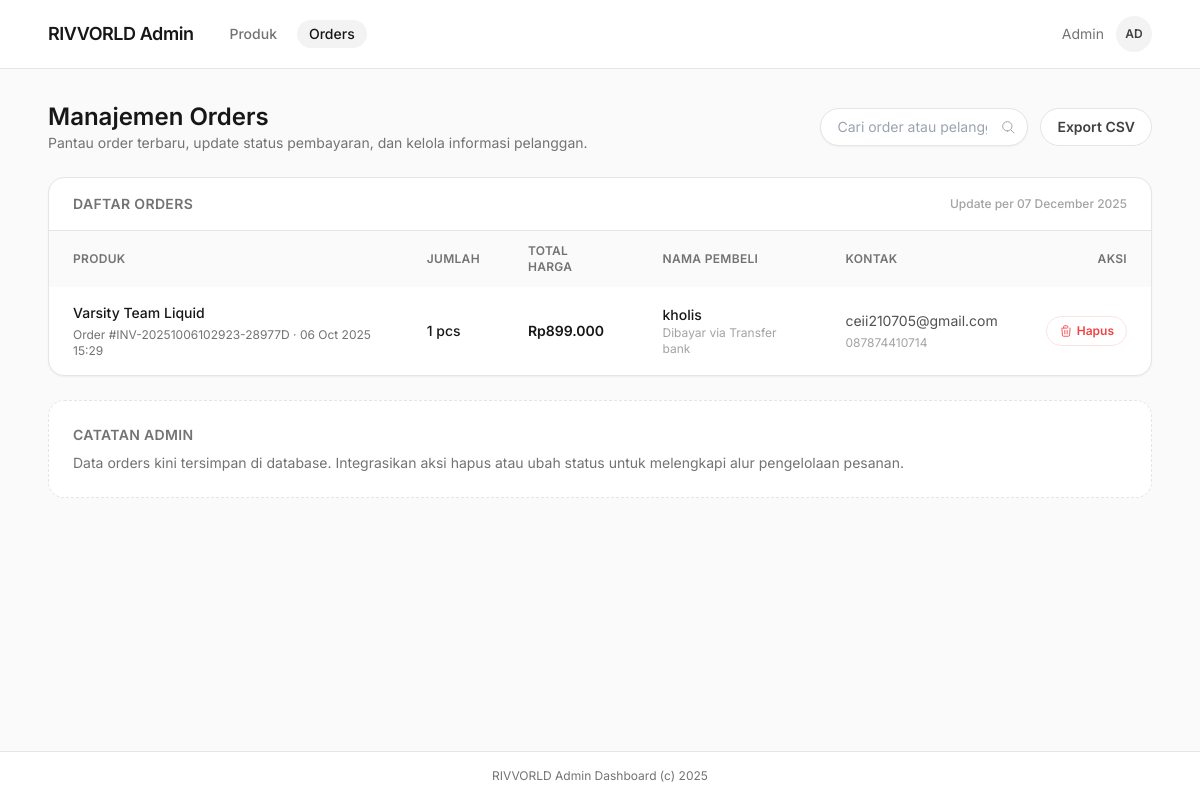
Page /Rivvorld/admin/orders.php on the committed database.
### tables this page shows
CREATE TABLE `orders` (
  `id_order` int(11) NOT NULL,
  `invoice_code` varchar(100) NOT NULL,
  `id_produk` int(11) NOT NULL,
  `nama_produk` varchar(150) NOT NULL,
  `deskripsi_produk` text DEFAULT NULL,
  `gambar_produk` varchar(255) DEFAULT NULL,
  `jumlah` int(11) NOT NULL,
  `harga_satuan` decimal(10,2) NOT NULL,
  `total_harga` decimal(10,2) NOT NULL,
  `nama_pembeli` varchar(150) NOT NULL,
  `email_pembeli` varchar(150) DEFAULT NULL,
  `nomor_telepon` varchar(50) DEFAULT NULL,
  `metode_pembayaran` varchar(50) NOT NULL,
  `created_at` datetime DEFAULT current_timestamp()
);

CREATE TABLE `produk` (
  `id_produk` int(11) NOT NULL,
  `nama_produk` varchar(100) NOT NULL,
  `deskripsi` text DEFAULT NULL,
  `harga_produk` decimal(10,2) NOT NULL,
  `gambar_produk` varchar(255) DEFAULT NULL,
  `created_at` datetime DEFAULT current_timestamp()
);

### Rivvorld/admin/orders.php (the view, shortened to what this page needs)
<?php
include '../database/db.php';
function e($value)
{
  return htmlspecialchars($value ?? '', ENT_QUOTES, 'UTF-8');
}
function formatRupiah($value)
{
  return 'Rp' . number_format((float) $value, 0, ',', '.');
}
function paymentLabel($value)
{
  $labels = [
    'bank' => 'Transfer bank',
    'ewallet' => 'E-wallet',
    'cod' => 'Bayar di tempat (COD)',
  ];
  return $labels[$value] ?? ucfirst($value);
}
$orders = [];
$sql = 'SELECT o.*, p.nama_produk AS produk_terkini FROM orders o LEFT JOIN produk p ON p.id_produk = o.id_produk ORDER BY o.created_at DESC';
$result = $conn->query($sql);
if ($result) {
  while ($row = $result->fetch_assoc()) {
    $orders[] = $row;
  }
}
?>
<!DOCTYPE html>
<html lang="en">
  <head>
    <script src="https://cdn.tailwindcss.com"></script>
  </head>
  <body class="bg-neutral-50 font-sans text-neutral-900 antialiased">
    <div class="flex min-h-screen flex-col">
      <header class="border-b border-neutral-200 bg-white/95 backdrop-blur">
        <div class="mx-auto flex w-full max-w-6xl items-center justify-between px-6 py-4">
          <div class="flex items-center gap-6">
            <a href="../index.php" class="text-lg font-semibold tracking-tight text-neutral-900">
              RIVVORLD Admin
            </a>
            <nav class="hidden gap-2 text-sm text-neutral-500 sm:flex">
              <a
                href="index.php"
                class="rounded-full px-3 py-1 font-medium text-neutral-500 transition hover:text-neutral-900"
              >
                Produk
              </a>
              <span class="rounded-full bg-neutral-900/5 px-3 py-1 font-medium text-neutral-900">
                Orders
              </span>
            </nav>
          </div>
          <div class="flex items-center gap-3 text-sm">
            <span class="hidden text-neutral-500 sm:inline">Admin</span>
            <div class="flex h-9 w-9 items-center justify-center rounded-full bg-neutral-900/5 text-xs font-semibold text-neutral-700">
              AD
            </div>
          </div>
        </div>
      </header>
      <main class="mx-auto flex w-full max-w-6xl flex-1 flex-col gap-6 px-6 py-8">
        <section class="flex flex-wrap items-center justify-between gap-4">
          <div>
            <h1 class="text-2xl font-semibold text-neutral-900">Manajemen Orders</h1>
            <p class="text-sm text-neutral-500">Pantau order terbaru, update status pembayaran, dan kelola informasi pelanggan.</p>
          </div>
          <div class="flex flex-wrap items-center gap-3">
            <label class="relative flex items-center">
              <input
                type="text"
                id="order-search"
                placeholder="Cari order atau pelanggan..."
                class="w-52 rounded-full border border-neutral-200 bg-white px-4 py-2 pr-10 text-sm text-neutral-700 shadow-sm transition focus:border-neutral-900 focus:outline-none"
              />
              <svg xmlns="http://www.w3.org/2000/svg" class="absolute right-3 h-4 w-4 text-neutral-400" fill="none" viewBox="0 0 24 24" stroke="currentColor">
                <path stroke-linecap="round" stroke-linejoin="round" stroke-width="1.5" d="M21 21l-4.35-4.35M11 18a7 7 0 100-14 7 7 0 000 14z" />
              </svg>
            </label>
            <button
              type="button"
              class="inline-flex items-center gap-2 rounded-full border border-neutral-200 bg-white px-4 py-2 text-sm font-semibold text-neutral-700 transition hover:border-neutral-900 hover:text-neutral-900"
            >
              Export CSV
            </button>
          </div>
        </section>
        <section class="overflow-hidden rounded-2xl border border-neutral-200 bg-white shadow-sm">
          <div class="flex items-center justify-between border-b border-neutral-200 px-6 py-4">
            <h2 class="text-sm font-semibold uppercase tracking-wide text-neutral-500">Daftar orders</h2>
            <span class="text-xs font-medium text-neutral-400">Update per <?= e(date('d F Y')) ?></span>
          </div>
          <div class="overflow-x-auto">
            <table class="min-w-full text-left text-sm text-neutral-700">
              <thead class="bg-neutral-50 text-xs uppercase tracking-wide text-neutral-500">
                <tr>
                  <th scope="col" class="px-6 py-3 font-semibold">Produk</th>
                  <th scope="col" class="px-6 py-3 font-semibold">Jumlah</th>
                  <th scope="col" class="px-6 py-3 font-semibold">Total Harga</th>
                  <th scope="col" class="px-6 py-3 font-semibold">Nama Pembeli</th>
                  <th scope="col" class="px-6 py-3 font-semibold">Kontak</th>
                  <th scope="col" class="px-6 py-3 font-semibold text-right">Aksi</th>
                </tr>
              </thead>
              <tbody id="order-table" class="divide-y divide-neutral-100">
                <?php if (count($orders) === 0) : ?>
                  <tr>
                    <td colspan="6" class="px-6 py-8 text-center text-sm text-neutral-500">Belum ada pesanan yang tercatat.</td>
                  </tr>
                <?php else : ?>
                  <?php foreach ($orders as $order) : ?>
                    <?php
                      $invoice = $order['invoice_code'];
                      $productName = $order['produk_terkini'] ?: $order['nama_produk'];
                      $quantity = max(1, (int) $order['jumlah']);
                      $total = formatRupiah($order['total_harga']);
                      $buyer = $order['nama_pembeli'];
                      $paymentText = paymentLabel($order['metode_pembayaran']);
                      $email = trim($order['email_pembeli'] ?? '');
                      $phone = trim($order['nomor_telepon'] ?? '');
                      $created = $order['created_at'] ? date('d M Y H:i', strtotime($order['created_at'])) : '';
                    ?>
                    <tr class="transition hover:bg-neutral-50">
                      <td class="px-6 py-4">
                        <div class="flex flex-col gap-1">
                          <span class="font-medium text-neutral-900"><?= e($productName) ?></span>
                          <span class="text-xs text-neutral-500">Order #<?= e($invoice) ?><?= $created ? ' · ' . e($created) : '' ?></span>
                        </div>
                      </td>
                      <td class="px-6 py-4 font-medium text-neutral-900"><?= e($quantity) ?> pcs</td>
                      <td class="px-6 py-4 font-semibold text-neutral-900"><?= e($total) ?></td>
                      <td class="px-6 py-4">
                        <div class="flex flex-col">
                          <span class="font-medium text-neutral-900"><?= e($buyer) ?></span>
                          <span class="text-xs text-neutral-400">Dibayar via <?= e($paymentText) ?></span>
                        </div>
                      </td>
                      <td class="px-6 py-4 text-neutral-600">
                        <div class="flex flex-col gap-1 text-sm">
                          <?php if ($email !== '') : ?>
                            <a href="mailto:<?= e($email) ?>" class="hover:text-neutral-900"><?= e($email) ?></a>
                          <?php endif; ?>
                          <?php if ($phone !== '') : ?>
                            <a href="tel:<?= e($phone) ?>" class="text-xs text-neutral-400 hover:text-neutral-700"><?= e($phone) ?></a>
                          <?php endif; ?>
                        </div>
                      </td>
                      <td class="px-6 py-4">
                        <div class="flex justify-end">
                          <form
                            action="orders.php"
                            method="POST"
                            class="inline"
                            onsubmit="return confirm('Yakin ingin menghapus pesanan ini?');"
                          >
                            <button
                              type="submit"
                              class="inline-flex items-center gap-1 rounded-full border border-red-100 px-3 py-1.5 text-xs font-semibold text-red-500 transition hover:border-red-500 hover:bg-red-50"
                            >
                              Hapus
                            </button>
                          </form>
                        </div>
                      </td>
                    </tr>
                  <?php endforeach; ?>
                <?php endif; ?>
              </tbody>
            </table>
          </div>
        </section>
        <section class="grid gap-4 rounded-2xl border border-dashed border-neutral-200 bg-white p-6 text-sm text-neutral-500">
          <div class="flex flex-col gap-2">
            <h2 class="text-sm font-semibold uppercase tracking-wide text-neutral-500">Catatan admin</h2>
            <p>
              Data orders kini tersimpan di database. Integrasikan aksi hapus atau ubah status untuk melengkapi alur pengelolaan pesanan.
            </p>
          </div>
        </section>
      </main>
      <footer class="border-t border-neutral-200 bg-white py-4 text-center text-xs text-neutral-500">
        RIVVORLD Admin Dashboard (c) 2025
      </footer>
    </div>
  </body>
</html>

### rows in the picture
orders: id_produk.nama_produk "Varsity Team Liquid", invoice_code "INV-20251006102923-28977D", created_at "06 Oct 2025 15:29", jumlah "1", total_harga "Rp899.000", nama_pembeli "kholis", metode_pembayaran "Transfer bank", email_pembeli "ceii210705@gmail.com", nomor_telepon "087874410714"
